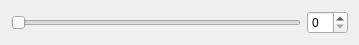
<?xml version="1.0" encoding="UTF-8"?>
<ui version="4.0">
 <class>MyControl</class>
 <widget class="QWidget" name="MyControl">
  <property name="geometry">
   <rect>
    <x>0</x>
    <y>0</y>
    <width>359</width>
    <height>40</height>
   </rect>
  </property>
  <property name="windowTitle">
   <string>Form</string>
  </property>
  <layout class="QHBoxLayout" name="horizontalLayout">
   <item>
    <widget class="QSlider" name="horizontalSlider">
     <property name="orientation">
      <enum>Qt::Horizontal</enum>
     </property>
    </widget>
   </item>
   <item>
    <widget class="QSpinBox" name="spinBox"/>
   </item>
  </layout>
 </widget>
 <resources/>
 <connections/>
</ui>
